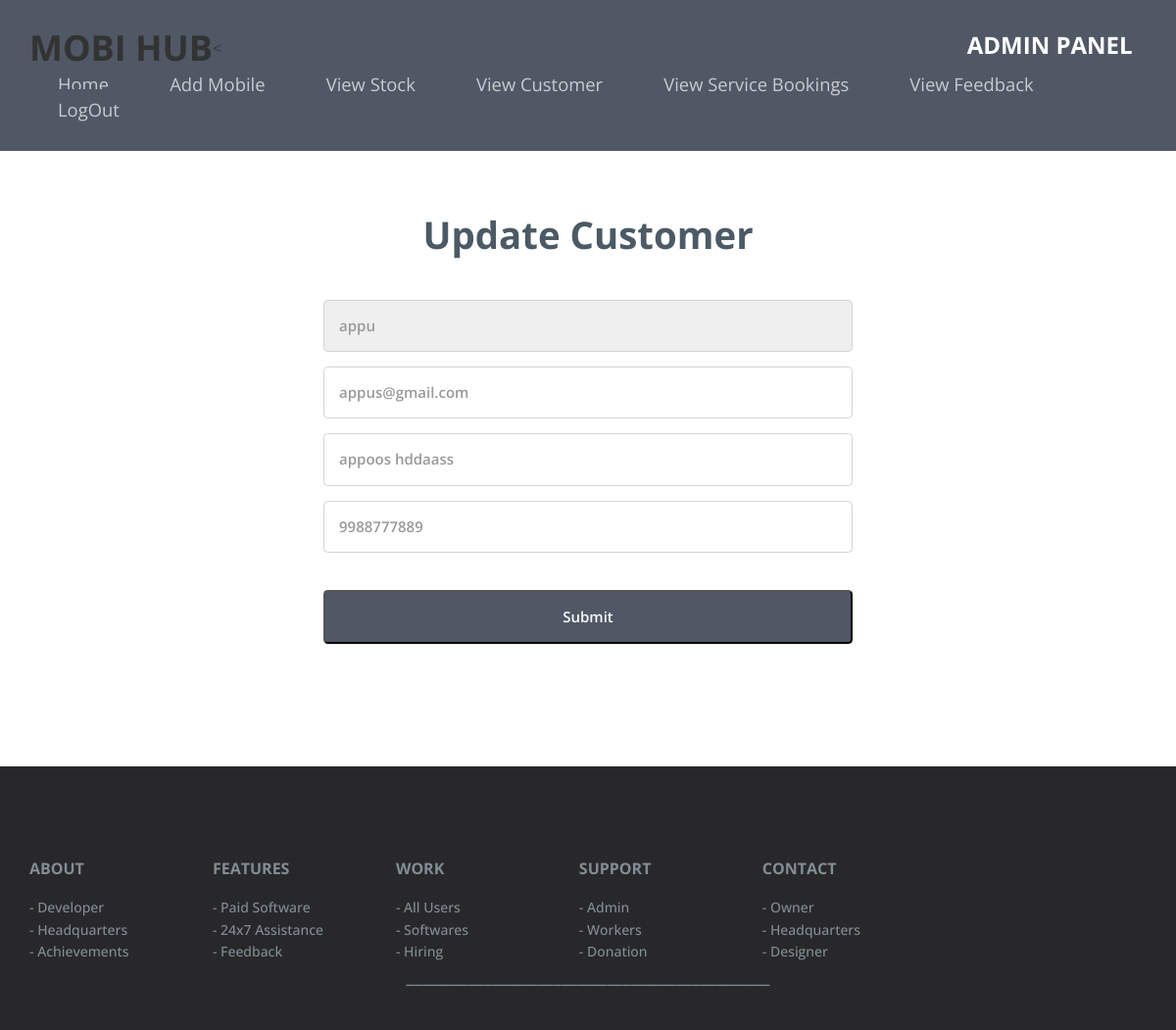
/owner_update_staff.php, run on the app's committed database.
### tables this page shows
CREATE TABLE `staff` (
  `sid` int(11) NOT NULL,
  `sname` varchar(40) NOT NULL,
  `address` varchar(40) NOT NULL,
  `email` varchar(70) NOT NULL,
  `phno` varchar(70) NOT NULL,
  `oid` int(11) NOT NULL
);

### owner_update_staff.php (the view, shortened to what this page needs)
<?php
include("connection.php");
$ret = " SELECT * FROM staff ";
$re = mysqli_query($conn, $ret);
$data = mysqli_fetch_array($re);
$name=$data["sname"];
?>
		<center>
<div class="contact">
	<div class="container">
		<div class="contact-mian">
		<h3>Update Customer</h3>
			<form action="#" method="post">
<select name="t1">
                <option value="<?php echo $data["sid"];
                ?>">
                    <?php echo $name;
                    ?>
                </option>
        </select>
				<input type="text" name="t2"  class="user-input" value="<?php echo $data['address']; ?>" required="">
				<input type="text" name="t3"  class="user-input" value="<?php echo $data['email']; ?>" required="" >
				<input type="text" name="t4"  class="user-input" value="<?php echo $data['phno']; ?>" required="" placeholder="enter your answer here">
				<div class="contact-but-user">
				<input type="submit" name="submit" value="Submit">
				</div>
				</div>
				</div>
				</div>
		</center>
<?php
include('common_footer.php');
?>

### css/style.css (style rules this page uses)
html, body { font-size: 100%; background: #fff; font-family: 'Open Sans', sans-serif; }
body a { transition: 0.5s all ease; -webkit-transition: 0.5s all ease; -moz-transition: 0.5s all ease; -o-transition: 0.5s all ease; -ms-transition: 0.5s all ease; }
h1,h2,h3,h4,h5,h6 { margin:0; }
ul,label { margin:0; padding:0; }
.navigation { float: right; }
.logo { float: left; }
.header { padding: 2em 0; background:#505866; }
ul.navig { padding: 0; margin-top: 0.45%; }
ul.navig li { display: inline-block; margin: 0 2px; position: relative; }
ul.navig li a { font-size: 1.15em; color: rgba(255, 255, 255, 0.69); font-weight: 400; text-decoration: none; padding: 8px 27px; background: #505866; border-radius: 0.3em; -webkit-border-radius: 0.3em; -moz-border-radius: 0.3em; -o-border-radius: 0.3em; -ms-border-radius: 0.3em; }
ul.navig li a:after { width:15px; height:15px; background:red; display: none; content:""; position:absolute; top:0; }
.container:after { content: "\0020"; display: block; height: 0; clear: both; visibility: hidden; }
.contact { padding:4em 0px; }
.contact-mian { text-align:center; }
.contact-mian h3,.about-main h3,.advn-main h3,.portfolio-top h3,.features-main h3 { font-weight:700; font-size:2.5em; color:#4b5a65; margin:0; text-align:center; }
select { width: 45%; color: #999999; outline: none; font-family: 'Open Sans', sans-serif; font-size: 15px; margin-left: 0px; padding: 15px 15px; margin-bottom: 1em; border: solid 1px #D5D4D4; -webkit-appearance: none; font-weight: 600; border-radius: 0.3em; -webkit-border-radius: 0.3em; -moz-border-radius: 0.3em; -o-border-radius: 0.3em; -ms-border-radius: 0.3em; }
@media (max-width:1440px) { ul.navig { margin-top: 0.4%; } }
@media (max-width:1366px) { .header { padding: 1.8em 0; } }
@media (max-width:1366px) { .contact-mian h3, .about-main h3, .advn-main h3, .portfolio-top h3, .features-main h3,.team-main h3 { font-size: 2.4em; } }

### data on the page
staff: t1 "appu", t2 "appus@gmail.com", t3 "appoos hddaass", t4 "9988777889"
